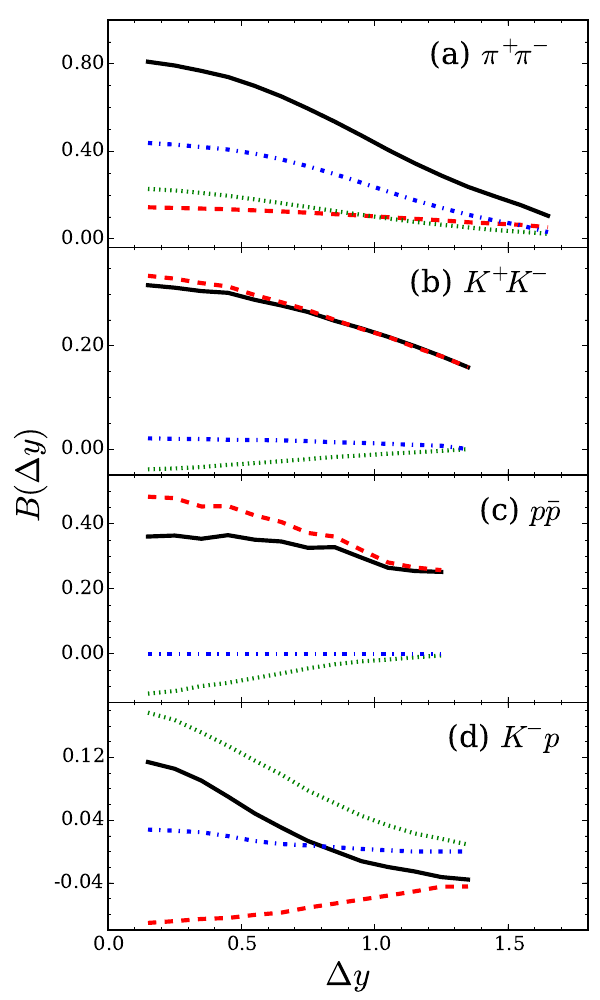

This chart was generated by the following Python code:
import matplotlib.pyplot as plt
from matplotlib.lines import Line2D
import numpy as np
import os
import sys
from pylab import *
from matplotlib import ticker
from matplotlib.ticker import ScalarFormatter
sformatter=ScalarFormatter(useOffset=True,useMathText=True)
sformatter.set_scientific(True)
sformatter.set_powerlimits((-2,3))

Npanels=4

font = {'family' : 'serif',
        'weight' : 'normal',
        'size'   : 12}
plt.rc('font', **font)
plt.rc('text', usetex=False)
linestyles = [
  '_', '-', '--', ':','-.'
]
markerstyles = [
  u's',u'o',r'$\square',r'$\circlearrowleft$',r'$\clubsuit$',r'$\checkmark$'
]
colors = ('r', 'g', 'b', 'c', 'm', 'y', 'k')

plt.figure(figsize=(6,10))
fig = plt.figure(1)

xx0=0.18
yy0=0.07
ww0=1.0-xx0-0.02
hh0=1.0-yy0-0.02

datadir='../../output_posterior_corrected/default/'

for ipanel in range (0,4):
  ax = fig.add_axes([xx0,yy0+ipanel*hh0/Npanels,ww0,hh0/Npanels])
  if ipanel == 0:
    filename=datadir+'I321_J2212.dat'
    bfdata = np.loadtxt(filename,skiprows=6)
    ymin=-0.1
    ymax=0.19
    ax.set_yticks(np.arange(-1,0.5,0.08), minor=False)
    ax.set_yticklabels(np.arange(-1,0.5,0.08), minor=False, family='serif', size=14)
    ax.set_yticks(np.arange(-1,0.5,0.02), minor=True)
    ax.text(1.7,ymin+0.8*(ymax-ymin), '(d) $K^-\!p$',family='serif', size=22,ha='right')
  elif ipanel == 1:
    filename=datadir+'I2212_J2212.dat'
    bfdata = np.loadtxt(filename,skiprows=6)
    ymin=-0.15
    ymax=0.55
    ax.set_yticks(np.arange(-0.2,0.6,0.2), minor=False)
    ax.set_yticklabels(np.arange(-0.2,0.6,0.2), minor=False, family='serif', size=14)
    ax.set_yticks(np.arange(-0.2,0.6,0.05), minor=True)
    ax.text(1.7,ymin+0.8*(ymax-ymin),'(c) $p\\bar{p}$',family='serif', size=22,horizontalalignment='right')
  elif ipanel == 2:
    filename=datadir+'I321_J321.dat'
    bfdata = np.loadtxt(filename,skiprows=6)
    ymin=-0.05
    ymax=0.39
    ax.set_yticks(np.arange(0,0.6,0.2), minor=False)
    ax.set_yticklabels(np.arange(0,0.6,0.2), minor=False, family='serif', size=14)
    ax.set_yticks(np.arange(0,0.6,0.05), minor=True)
    ax.text(1.7,ymin+0.8*(ymax-ymin),'(b) $K^+\!K^-$',family='serif', size=22,horizontalalignment='right')
  elif ipanel == 3:
    filename=datadir+'I211_J211.dat'
    bfdata = np.loadtxt(filename,skiprows=6)
    ymin=-0.04
    ymax=1.0
    ax.set_yticks(np.arange(0,1.0,0.4), minor=False)
    ax.set_yticklabels(np.arange(0,1.0,0.4), minor=False, family='serif', size=14)
    ax.set_yticks(np.arange(0,1.0,0.1), minor=True)
    ax.text(1.7,ymin+0.8*(ymax-ymin),'(a) $\pi^+\!\pi^-$',family='serif', size=22,horizontalalignment='right')

  bfdata = bfdata.transpose()

  dely=bfdata[0]
  B=bfdata[1]
  plt.plot(dely,B,linestyle=linestyles[1],linewidth=3,color='k')
  
  dely=bfdata[0]
  B=bfdata[5]
  plt.plot(dely,B,linestyle=linestyles[2],linewidth=3,color=colors[0])
  
  dely=bfdata[0]
  B=bfdata[6]
  plt.plot(dely,B,linestyle=linestyles[3],linewidth=3,color=colors[1])
  
  dely=bfdata[0]
  B=bfdata[7]
  plt.plot(dely,B,linestyle=linestyles[4],linewidth=3,color=colors[2])
  
  ax.set_xticks(np.arange(0,2.0,0.5), minor=False)
  ax.set_xticks(np.arange(0,2.0,0.1), minor=True)
  if ipanel == 0:
    ax.set_xticklabels(np.arange(0,2.0,0.5), minor=False, size=14)
    ax.xaxis.set_major_formatter(ticker.FormatStrFormatter('%0.1f'))
    plt.xlabel('$\Delta y$',fontsize=24)
    plt.ylabel('$B(\Delta y)$',fontsize=24,y=2.0)
    #plt.title('Balance Functions',fontsize=12, color='gray')
  else:
    ax.set_xticklabels([], minor=False)
  plt.xlim(0.0,1.8)

  plt.ylim(ymin,ymax)
  ax.yaxis.set_major_formatter(ticker.FormatStrFormatter('%.2f'))
#ax.yaxis.set_major_formatter(sformatter)


plt.savefig('components.pdf',format='pdf')
#plt.show()

os.system("open -a Preview components.pdf")

quit()
